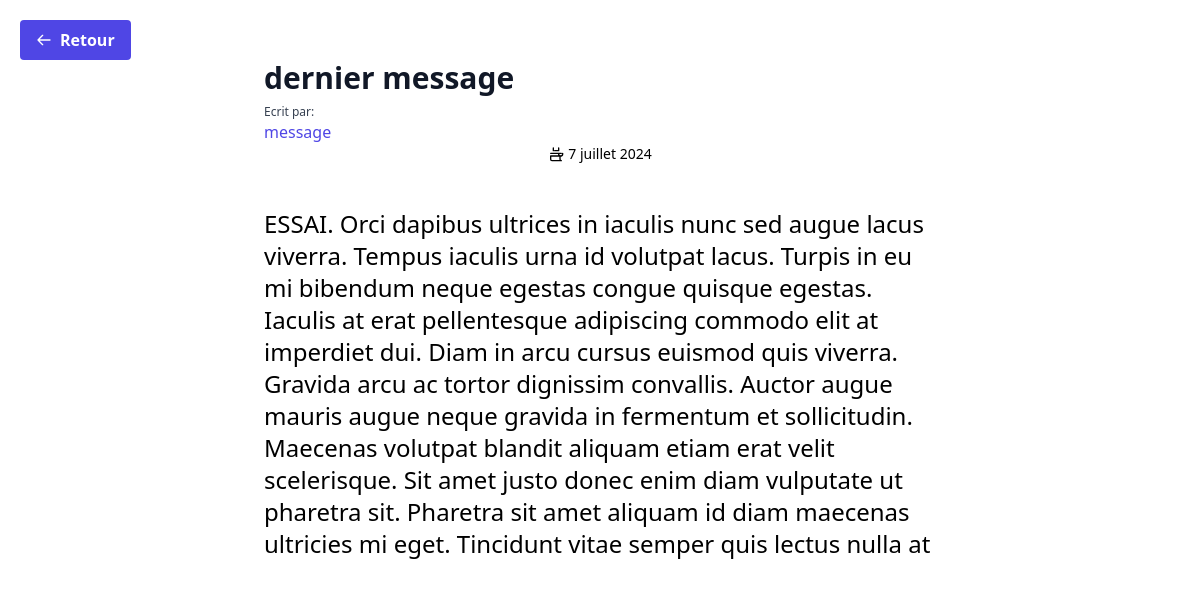
The app's page /testimonial_detail/testimonial_detail/dernier-message with its own data.
### testimony/models.py (models this page shows, shortened)
class Testimonial(models.Model):
    title = models.CharField(max_length=200, verbose_name="Title", blank=False)
    slug = models.SlugField(null=False, unique=True)  # new
    author_name = models.CharField(max_length=100, verbose_name="Author's Name", blank=False)
    publication_date = models.DateField(verbose_name="Publication Date", blank=False)
    text = models.TextField(verbose_name="Testimonial Text", blank=False)
    is_active = models.BooleanField(default=True)
    class Meta:
        verbose_name = "Témoignage"
        verbose_name_plural = "Témoignages"

### testimony/views.py (the view)
# urls.py: path('testimonial_detail/', include('testimony.urls')),
def testimonial_detail(request, slug):
    testimonial = get_object_or_404(Testimonial, slug=slug)
    return render(request, 'testimonial_detail.html', {'testimonial': testimonial})

### testimony/templates/testimonial_detail.html (shortened to what this page needs)
{% load static tailwind_tags %}
<!DOCTYPE html>
<html lang="fr">
<head>
    {% tailwind_css %}
</head>
<body>
    <div class="max-w-screen-xl mx-auto p-5 sm:p-8 md:p-12 relative ">
        <a href="/#pagination" id="back-button"
        class="fixed top-5 left-5 bg-indigo-600 text-white font-bold py-2 px-4 rounded hover:bg-indigo-700 transition duration-300 flex items-center">
         <svg class="w-4 h-4 mr-2" fill="none" stroke="currentColor" viewBox="0 0 24 24" xmlns="http://www.w3.org/2000/svg">
             <path stroke-linecap="round" stroke-linejoin="round" stroke-width="2" d="M10 19l-7-7m0 0l7-7m-7 7h18"></path>
         </svg>
         Retour
     </a>
        <div class="max-w-2xl mx-auto">
            <div class="mt-3 bg-white rounded-b lg:rounded-b-none lg:rounded-r flex flex-col justify-between leading-normal">
                <div>
                    <h1 href="#" class="text-gray-900 font-bold text-3xl mb-2">{{ testimonial.title }}</h1>
                    <p class="text-gray-700 text-xs mt-2">Ecrit par:
                        <p
                            class="text-indigo-600 font-medium hover:text-gray-900 transition duration-500 ease-in-out">
                            {{ testimonial.author_name }}
                    </p>
                    <p class="flex items-center justify-center text-sm pb-6">
                        <svg class="w-4 h-4 mr-1" fill="none" stroke="currentColor" viewBox="0 0 24 24" xmlns="http://www.w3.org/2000/svg">
                            <path stroke-linecap="round" stroke-linejoin="round" stroke-width="2" d="M8 7V3m8 4V3m-6 4h6m-6 0h6m0 4v1a3 3 0 006 0v-1M4 11h16m-2 4v5a2 2 0 002 2H6a2 2 0 01-2-2v-5h16z"></path>
                        </svg>
                        {{ testimonial.publication_date }}
                    </p>
                    <p class=" text-2xl leading-8 my-5">
                        {{ testimonial.text }}
                    </p>
                </div>
            </div>
        </div>
    </div>
</body>
</html>

### records on screen
Testimonial: title "dernier message", author_name "message", publication_date "7 juillet 2024", text "ESSAI. Orci dapibus ultrices in iaculis nunc sed augue lacus viverra. Tempus iaculis urna id volutpat lacus. Turpis in eu mi bibendum neque egestas congue quisque egestas. Iaculis at erat pellentesque adipiscing commodo elit at imperdiet dui. Diam in arcu cursus euismod quis viverra. Gravida arcu ac tortor dignissim convallis. Auctor augue mauris augue neque gravida in fermentum et sollicitudin. Maecenas volutpat blandit aliquam etiam erat velit scelerisque. Sit amet justo donec enim diam vulputate ut pharetra sit. Pharetra sit amet aliquam id diam maecenas ultricies mi eget. Tincidunt vitae semper quis lectus nulla at"
